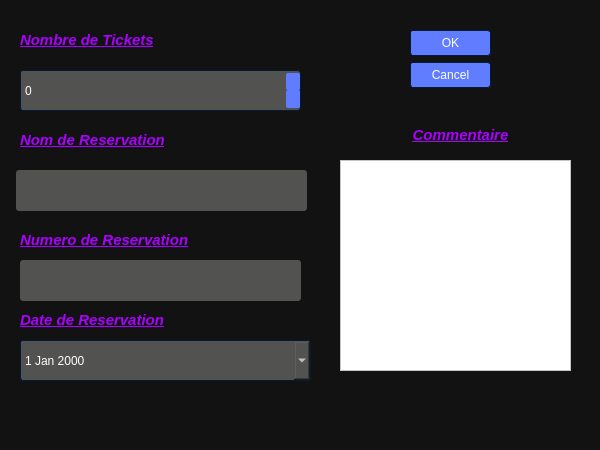
<?xml version="1.0" encoding="UTF-8"?>
<ui version="4.0">
 <class>add_class</class>
 <widget class="QDialog" name="add_class">
  <property name="geometry">
   <rect>
    <x>0</x>
    <y>0</y>
    <width>600</width>
    <height>450</height>
   </rect>
  </property>
  <property name="windowTitle">
   <string>Dialog</string>
  </property>
  <property name="toolTip">
   <string>&lt;html&gt;&lt;head/&gt;&lt;body&gt;&lt;p&gt;&lt;span style=&quot; font-weight:600; font-style:italic; text-decoration: underline; color:#aa00ff;&quot;&gt;Nombre de Reservation&lt;/span&gt;&lt;/p&gt;&lt;/body&gt;&lt;/html&gt;</string>
  </property>
  <property name="whatsThis">
   <string>&lt;html&gt;&lt;head/&gt;&lt;body&gt;&lt;p&gt;&lt;span style=&quot; font-weight:600; font-style:italic; text-decoration: underline; color:#aa55ff;&quot;&gt;Nombre de Reservation&lt;/span&gt;&lt;/p&gt;&lt;/body&gt;&lt;/html&gt;</string>
  </property>
  <property name="styleSheet">
   <string notr="true">
/*-----QWidget-----*/
QWidget
{
	background-color: #121212;
	color: #ffffff;
	border-color: #051a39;

}


/*-----QLabel-----*/
QLabel
{
	background-color: transparent;
	color: #ffffff;

}


QLabel::disabled
{
	background-color: transparent;
	color: #656565;

}


/*-----QMenuBar-----*/
QMenuBar
{
	background-color: #0a0a0a;
	color: #ffffff;
	border-color: #051a39;

}


QMenuBar::disabled
{
	background-color: #404040;
	color: #656565;
	border-color: #051a39;

}


QMenuBar::item
{
    background-color: transparent;

}


QMenuBar::item:selected
{
    background-color: #607cff;
    border: 1px solid #41cd52;

}


QMenuBar::item:pressed
{
    background-color: #4969ff;
    border: 1px solid #000;
    margin-bottom: -1px;
    padding-bottom: 1px;

}


/*-----QMenu-----*/
QMenu
{
    background-color: #121212;
    border: 1px solid;
    color: #ffffff;

}


QMenu::separator
{
    height: 1px;
    background-color: #6d8eff;
    color: #ffffff;
    padding-left: 4px;
    margin-left: 10px;
    margin-right: 5px;

}


QMenu::item
{
    min-width : 150px;
    padding: 3px 20px 3px 20px;

}


QMenu::item:selected
{
    background-color: #4969ff;
    color: #ffffff;

}


QMenu::item:disabled
{
    color: #262626;
}


/*-----QToolTip-----*/
QToolTip
{
	border : 1px solid #000000;
	background-color: #26264f;
	color: #ffffff;
	border-color: #051a39;

}


/*-----QPushButton-----*/
QPushButton
{
	background-color: #607cff;
	color: #ffffff;
	border-style: solid;
	border-width: 1px;
	border-radius: 3px;
	border-color: #051a39;
	padding: 5px;

}


QPushButton::disabled
{
	background-color: #404040;
	color: #656565;
	border-color: #051a39;

}


QPushButton::hover
{
	background-color: #8399ff;
	color: #ffffff;
	border-style: solid;
	border-width: 1px;
	border-radius: 3px;
	border-color: #051a39;
	padding: 5px;

}


QPushButton::pressed
{
	background-color: #4969ff;
	color: #ffffff;
	border-style: solid;
	border-width: 1px;
	border-radius: 3px;
	border-color: #051a39;
	padding: 5px;

}


/*-----QToolButton-----*/
QToolButton
{
	background-color: #607cff;
	color: #ffffff;
	border-width: 1px;
	border-radius: 3px;
	border-color: #051a39;
	padding: 3px;

}


QToolButton::disabled
{
	background-color: #404040;
	color: #656565;
	border-color: #051a39;

}


QToolButton::hover
{
	background-color: #8399ff;
	color: #ffffff;
	border-width: 1px;
	border-radius: 3px;
	border-color: #051a39;
	padding: 3px;

}


QToolButton::pressed
{
	background-color: #4969ff;
	color: #ffffff;
	border-width: 1px;
	border-radius: 3px;
	border-color: #051a39;
	padding: 3px;

}


/*-----QComboBox-----*/
QComboBox
{
    background-color: #607cff;
    border: 1px solid;
    border-radius: 3px;
    padding-left: 6px;
    color: #ffffff;
    height: 20px;

}


QComboBox::disabled
{
	background-color: #404040;
	color: #656565;
	border-color: #051a39;

}


QComboBox:hover
{
    background-color: #8399ff;

}


QComboBox:on
{
    background-color: #4969ff;

}


QComboBox QAbstractItemView
{
    background-color: #383838;
    color: #ffffff;
    border: 1px solid black;
    selection-background-color: #4969ff;
    selection-color: #ffffff;
    outline: 0;

}


QComboBox::drop-down
{
    subcontrol-origin: padding;
    subcontrol-position: top right;
    width: 15px;
    border-left-width: 0px;
    border-left-color: darkgray;
    border-left-style: solid; 
    border-top-right-radius: 3px; 
    border-bottom-right-radius: 3px;

}


QComboBox::down-arrow
{
    image: url(://arrow-down.png);
    width: 8px;
    height: 8px;
}


/*-----QSpinBox &amp; QDoubleSpinBox &amp; QDateTimeEdit-----*/
QSpinBox, 
QDoubleSpinBox,
QDateTimeEdit
{
	background-color: #525251;
	color: #ffffff;
	border: 1px solid #051a39;
	border-radius: 3px;
	padding : 2px;

}


QSpinBox::disabled, 
QDoubleSpinBox::disabled,
QDateTimeEdit::disabled
{
	background-color: #404040;
	color: #656565;
	border-color: #051a39;

}


QSpinBox:hover, 
QDoubleSpinBox::hover,
QDateTimeEdit::hover
{
    background-color: #626262;
    border: 1px solid #607cff;
    color:  #fff;
    padding: 2px

}


QSpinBox::up-button, QSpinBox::down-button,
QDoubleSpinBox::up-button, QDoubleSpinBox::down-button,
QDateTimeEdit::up-button, QDateTimeEdit::down-button
{
    background-color: #607cff;
	border-radius: 2px;

}


QSpinBox::disabled, 
QDoubleSpinBox::disabled,
QDateTimeEdit::disabled
{
	background-color: #404040;
	color: #656565;
	border-color: #051a39;

}


QSpinBox::up-button:hover, QSpinBox::down-button:hover,
QDoubleSpinBox::up-button:hover, QDoubleSpinBox::down-button:hover,
QDateTimeEdit::up-button:hover, QDateTimeEdit::down-button:hover
{
    background-color: #8399ff;
    border: 1px solid #8399ff;

}


QSpinBox::up-button:disabled, QSpinBox::down-button:disabled,
QDoubleSpinBox::up-button:disabled, QDoubleSpinBox::down-button:disabled,
QDateTimeEdit::up-button:disabled, QDateTimeEdit::down-button:disabled
{
	background-color: #404040;
	color: #656565;
	border-color: #051a39;

}


QSpinBox::up-button:pressed, QSpinBox::down-button:pressed,
QDoubleSpinBox::up-button:pressed, QDoubleSpinBox::down-button::pressed,
QDateTimeEdit::up-button:pressed, QDateTimeEdit::down-button::pressed
{
    background-color: #4969ff;
    border: 1px solid #4969ff;

}


QSpinBox::down-arrow,
QDoubleSpinBox::down-arrow,
QDateTimeEdit::down-arrow
{
    image: url(://arrow-down.png);
    width: 7px;

}


QSpinBox::up-arrow,
QDoubleSpinBox::up-arrow,
QDateTimeEdit::up-arrow
{
    image: url(://arrow-up.png);
    width: 7px;

}


/*-----QLineEdit-----*/
QLineEdit
{
	background-color: #525251;
	color: #ffffff;
	border-width: 1px;
	border-radius: 3px;
	border-color: #051a39;
	padding: 2px;

}


QLineEdit::disabled
{
	background-color: #404040;
	color: #656565;
	border-width: 1px;
	border-radius: 3px;
	border-color: #051a39;
	padding: 2px;

}


/*-----QTextEdit-----*/
QTextEdit
{
	background-color: #ffffff;
	color: #010201;
	border-color: #051a39;

}


QTextEdit::disabled
{
	background-color: #404040;
	color: #656565;
	border-color: #051a39;

}


/*-----QGroupBox-----*/
QGroupBox 
{
    border: 1px solid;
    border-color: #607cff;
    margin-top: 22px;

}


QGroupBox::title  
{
    background-color: #607cff;
    color: #ffffff;
    subcontrol-origin: margin;
    subcontrol-position: top left;
    padding: 5px;
	border-top-left-radius: 3px;
	border-top-right-radius: 3px;

}


QGroupBox::title::disabled
{
	background-color: #404040;
	color: #656565;
    subcontrol-origin: margin;
    subcontrol-position: top left;
    padding: 5px;
	border-top-left-radius: 3px;
	border-top-right-radius: 3px;

}


/*-----QCheckBox-----*/
QCheckBox::indicator
{
    color: #b1b1b1;
    background-color: #323232;
    border: 1px solid #b1b1b1;
    width: 12px;
    height: 12px;

}


QCheckBox::indicator:checked
{
    image:url(://checkbox.png);
    border: 1px solid #607cff;

}


QCheckBox::indicator:unchecked:hover
{
    border: 1px solid #607cff;

}


QCheckBox::disabled
{
	color: #656565;

}


QCheckBox::indicator:disabled
{
	background-color: #656565;
	color: #656565;
    border: 1px solid #656565;

}


/*-----QRadioButton-----*/
QRadioButton::indicator::unchecked
{ 
	border: 2px inset gray; 
	border-radius: 5px; 
	background-color:  #fff;
	width: 9px; 
	height: 9px; 

}


QRadioButton::indicator::unchecked:hover
{ 
	border: 2px solid #607cff; 
	border-radius: 5px; 
	background-color:  #fff;
	width: 9px; 
	height: 9px; 

}


QRadioButton::indicator::checked
{ 
	border: 2px inset darkgray; 
	border-radius: 5px; 
	background-color: #4969ff; 
	width: 9px; 
	height: 9px; 

}


QRadioButton::disabled
{
	color: #656565;

}


QRadioButton::indicator:disabled
{
	background-color: #656565;
	color: #656565;
    border: 2px solid #656565;

}


/*-----QTableView &amp; QTableWidget-----*/
QTableView
{
    background-color: #242526;
    border: 1px solid #32414B;
    color: #f0f0f0;
    gridline-color: #8faaff;
    outline : 0;

}


QTableView::disabled
{
    background-color: #242526;
    border: 1px solid #32414B;
    color: #656565;
    gridline-color: #656565;
    outline : 0;

}


QTableView::item:hover 
{
    background-color: #26264f;
    color: #f0f0f0;

}


QTableView::item:selected 
{
    background-color: #1a1b1c;
    border: 2px solid #4969ff;
    color: #F0F0F0;

}


QTableView::item:selected:disabled
{
    background-color: #1a1b1c;
    border: 2px solid #525251;
    color: #656565;

}


QTableCornerButton::section
{
    background-color: #505050;
    color: #fff;

}


QHeaderView::section
{
    background-color: #525251;
    color: #fff;
    text-align: left;
	padding: 4px;
	
}


QHeaderView::section:disabled
{
    background-color: #525251;
    color: #656565;

}


QHeaderView::section:checked
{
    color: #fff;
    background-color: #4969ff;

}


QHeaderView::section:checked:disabled
{
    color: #656565;
    background-color: #525251;

}


QHeaderView::section::vertical::first,
QHeaderView::section::vertical::only-one
{
    border-top: 1px solid #353635;

}


QHeaderView::section::vertical
{
    border-top: 1px solid #353635;

}


QHeaderView::section::horizontal::first,
QHeaderView::section::horizontal::only-one
{
    border-left: 1px solid #353635;

}


QHeaderView::section::horizontal
{
    border-left: 1px solid #353635;

}


/*-----QTabWidget-----*/
QTabBar::tab
{
	background-color: #262626;
	color: #ffffff;
	border-style: solid;
	border-width: 1px;
	border-top-left-radius: 3px;
	border-top-right-radius: 3px;
	border-color: #051a39;
	padding: 5px;

}


QTabBar::tab:disabled
{
	background-color: #656565;
	color: #656565;

}


QTabWidget::pane 
{
	background-color: #262626;
	color: #ffffff;
    border: 1px solid;
    border-color: #607cff;

}


QTabBar::tab:selected
{
    background-color: #607cff;
	color: #ffffff;
	border-style: solid;
	border-width: 1px;
	border-top-left-radius: 3px;
	border-top-right-radius: 3px;
	border-color: #051a39;
	padding: 5px;

}


QTabBar::tab:selected:disabled
{
	background-color: #404040;
	color: #656565;

}


QTabBar::tab:!selected 
{
    background-color: #262626;

}


QTabBar::tab:!selected:hover 
{
    background-color: #8399ff;

}


QTabBar::tab:top:!selected 
{
    margin-top: 3px;

}


QTabBar::tab:bottom:!selected 
{
    margin-bottom: 3px;

}


QTabBar::tab:top, QTabBar::tab:bottom 
{
    min-width: 8ex;
    margin-right: -1px;
    padding: 5px 10px 5px 10px;

}


QTabBar::tab:top:selected 
{
    border-bottom-color: none;

}


QTabBar::tab:bottom:selected 
{
    border-top-color: none;

}


QTabBar::tab:top:last, QTabBar::tab:bottom:last,
QTabBar::tab:top:only-one, QTabBar::tab:bottom:only-one 
{
    margin-right: 0;

}


QTabBar::tab:left:!selected 
{
    margin-right: 3px;

}


QTabBar::tab:right:!selected
{
    margin-left: 3px;

}


QTabBar::tab:left, QTabBar::tab:right 
{
    min-height: 8ex;
    margin-bottom: -1px;
    padding: 10px 5px 10px 5px;

}


QTabBar::tab:left:selected 
{
    border-left-color: none;

}


QTabBar::tab:right:selected 
{
    border-right-color: none;

}


QTabBar::tab:left:last, QTabBar::tab:right:last,
QTabBar::tab:left:only-one, QTabBar::tab:right:only-one 
{
    margin-bottom: 0;

}


/*-----QSlider-----*/
QSlider::groove:horizontal 
{
	background-color: transparent;
	height: 5px;

}


QSlider::sub-page:horizontal 
{
	background-color: #607cff;

}


QSlider::add-page:horizontal 
{
	background-color: #666765;

}


QSlider::handle:horizontal 
{
	background-color: #607cff;
	width: 14px;
	margin-top: -6px;
	margin-bottom: -6px;
	border-radius: 3px;

}


QSlider::handle:horizontal:hover 
{
	background-color: #607cff;
	border-radius: 3px;

}


QSlider::sub-page:horizontal:disabled 
{
	background-color: #bbb;
	border-color: #999;

}


QSlider::add-page:horizontal:disabled 
{
	background-color: #eee;
	border-color: #999;

}


QSlider::handle:horizontal:disabled 
{
	background-color: #eee;
	border: 1px solid #aaa;
	border-radius: 3px;

}


QSlider::groove:vertical 
{
	background-color: transparent;
	width: 5px;

}


QSlider::sub-page:vertical 
{
	background-color: #607cff;

}


QSlider::add-page:vertical 
{
	background-color: #666765;

}


QSlider::handle:vertical 
{
	background-color: #607cff;
	height: 14px;
	margin-left: -6px;
	margin-right: -6px;
	border-radius: 3px;

}


QSlider::handle:vertical:hover 
{
	background-color: #607cff;
	border-radius: 3px;

}


QSlider::sub-page:vertical:disabled 
{
	background-color: #bbb;
	border-color: #999;

}


QSlider::add-page:vertical:disabled 
{
	background-color: #eee;
	border-color: #999;

}


QSlider::handle:vertical:disabled 
{
	background-color: #eee;
	border: 1px solid #aaa;
	border-radius: 3px;

}


/*-----QDial-----*/
QDial
{
	background-color: #607cff;

}


QDial::disabled
{
	background-color: #404040;

}


/*-----QScrollBar-----*/
QScrollBar:horizontal
{
    border: 1px solid #222222;
    background-color: #3d3d3d;
    height: 13px;
    margin: 0px 16px 0 16px;

}


QScrollBar::handle:horizontal
{
    background: #607cff;
    min-height: 20px;

}


QScrollBar::add-line:horizontal
{
    border: 1px solid #1b1b19;
    background-color: #607cff;
    width: 14px;
    subcontrol-position: right;
    subcontrol-origin: margin;

}


QScrollBar::sub-line:horizontal
{
    border: 1px solid #1b1b19;
    background-color: #607cff;
    width: 14px;
    subcontrol-position: left;
    subcontrol-origin: margin;

}


QScrollBar::right-arrow:horizontal
{
    image: url(://arrow-right.png);
    width: 6px;
    height: 6px;

}


QScrollBar::left-arrow:horizontal
{
    image: url(://arrow-left.png);
    width: 6px;
    height: 6px;

}


QScrollBar::add-page:horizontal, QScrollBar::sub-page:horizontal
{
    background: none;

}


QScrollBar:vertical
{
    background-color: #3d3d3d;
    width: 13px;
    margin: 16px 0 16px 0;
    border: 1px solid #222222;

}


QScrollBar::handle:vertical
{
    background-color: #607cff;
    min-height: 20px;

}


QScrollBar::add-line:vertical
{
    border: 1px solid #1b1b19;
    background-color: #607cff;
    height: 14px;
    subcontrol-position: bottom;
    subcontrol-origin: margin;

}


QScrollBar::sub-line:vertical
{
    border: 1px solid #1b1b19;
    background-color: #607cff;
    height: 14px;
    subcontrol-position: top;
    subcontrol-origin: margin;

}


QScrollBar::up-arrow:vertical
{
    image: url(://arrow-up.png);
    width: 6px;
    height: 6px;

}


QScrollBar::down-arrow:vertical
{
    image: url(://arrow-down.png);
    width: 6px;
    height: 6px;

}


QScrollBar::add-page:vertical, QScrollBar::sub-page:vertical
{
    background: none;

}


/*-----QProgressBar-----*/
QProgressBar
{
	background-color: #383838;
	color: #ffffff;
	border: 1px solid #607cff;
	border-radius: 3px;
	text-align: center;

}


QProgressBar::chunk {
	background-color: #607cff;
	color: #fff;

}


QProgressBar::chunk:disabled {
	background-color: #656565;
	border: 1px solid #aaa;
	color: #656565;
}


/*-----QStatusBar-----*/
QStatusBar
{
	background-color: #0a0a0a;
	color: #ffffff;
	border-color: #051a39;

}


</string>
  </property>
  <widget class="QDialogButtonBox" name="buttonBox_res">
   <property name="geometry">
    <rect>
     <x>410</x>
     <y>30</y>
     <width>81</width>
     <height>91</height>
    </rect>
   </property>
   <property name="maximumSize">
    <size>
     <width>81</width>
     <height>16777215</height>
    </size>
   </property>
   <property name="orientation">
    <enum>Qt::Vertical</enum>
   </property>
   <property name="standardButtons">
    <set>QDialogButtonBox::Cancel|QDialogButtonBox::Ok</set>
   </property>
  </widget>
  <widget class="QTextEdit" name="texte_res">
   <property name="geometry">
    <rect>
     <x>340</x>
     <y>160</y>
     <width>231</width>
     <height>211</height>
    </rect>
   </property>
  </widget>
  <widget class="QLineEdit" name="num">
   <property name="geometry">
    <rect>
     <x>20</x>
     <y>260</y>
     <width>281</width>
     <height>41</height>
    </rect>
   </property>
  </widget>
  <widget class="QDateEdit" name="date_res">
   <property name="geometry">
    <rect>
     <x>20</x>
     <y>340</y>
     <width>291</width>
     <height>41</height>
    </rect>
   </property>
   <property name="calendarPopup">
    <bool>true</bool>
   </property>
  </widget>
  <widget class="QLineEdit" name="nom">
   <property name="geometry">
    <rect>
     <x>16</x>
     <y>170</y>
     <width>291</width>
     <height>41</height>
    </rect>
   </property>
  </widget>
  <widget class="QLabel" name="label">
   <property name="geometry">
    <rect>
     <x>20</x>
     <y>20</y>
     <width>221</width>
     <height>41</height>
    </rect>
   </property>
   <property name="text">
    <string>&lt;html&gt;&lt;head/&gt;&lt;body&gt;&lt;p&gt;&lt;span style=&quot; font-size:11pt; font-weight:600; font-style:italic; text-decoration: underline; color:#aa00ff;&quot;&gt;Nombre de Tickets&lt;/span&gt;&lt;/p&gt;&lt;/body&gt;&lt;/html&gt;</string>
   </property>
  </widget>
  <widget class="QLabel" name="label_2">
   <property name="geometry">
    <rect>
     <x>20</x>
     <y>120</y>
     <width>231</width>
     <height>41</height>
    </rect>
   </property>
   <property name="text">
    <string>&lt;html&gt;&lt;head/&gt;&lt;body&gt;&lt;p&gt;&lt;span style=&quot; font-size:11pt; font-weight:600; font-style:italic; text-decoration: underline; color:#aa00ff;&quot;&gt;Nom de Reservation&lt;/span&gt;&lt;/p&gt;&lt;/body&gt;&lt;/html&gt;</string>
   </property>
  </widget>
  <widget class="QLabel" name="label_3">
   <property name="geometry">
    <rect>
     <x>20</x>
     <y>220</y>
     <width>261</width>
     <height>41</height>
    </rect>
   </property>
   <property name="text">
    <string>&lt;html&gt;&lt;head/&gt;&lt;body&gt;&lt;p&gt;&lt;span style=&quot; font-size:11pt; font-weight:600; font-style:italic; text-decoration: underline; color:#aa00ff;&quot;&gt;Numero de Reservation&lt;/span&gt;&lt;/p&gt;&lt;/body&gt;&lt;/html&gt;</string>
   </property>
  </widget>
  <widget class="QLabel" name="label_4">
   <property name="geometry">
    <rect>
     <x>20</x>
     <y>300</y>
     <width>191</width>
     <height>41</height>
    </rect>
   </property>
   <property name="text">
    <string>&lt;html&gt;&lt;head/&gt;&lt;body&gt;&lt;p&gt;&lt;span style=&quot; font-size:11pt; font-weight:600; font-style:italic; text-decoration: underline; color:#aa00ff;&quot;&gt;Date de Reservation&lt;/span&gt;&lt;/p&gt;&lt;/body&gt;&lt;/html&gt;</string>
   </property>
  </widget>
  <widget class="QLabel" name="label_5">
   <property name="geometry">
    <rect>
     <x>350</x>
     <y>120</y>
     <width>221</width>
     <height>31</height>
    </rect>
   </property>
   <property name="minimumSize">
    <size>
     <width>141</width>
     <height>31</height>
    </size>
   </property>
   <property name="text">
    <string>&lt;html&gt;&lt;head/&gt;&lt;body&gt;&lt;p align=&quot;center&quot;&gt;&lt;span style=&quot; font-size:11pt; font-weight:600; font-style:italic; text-decoration: underline; color:#aa00ff;&quot;&gt;Commentaire&lt;/span&gt;&lt;/p&gt;&lt;/body&gt;&lt;/html&gt;</string>
   </property>
  </widget>
  <widget class="QSpinBox" name="nb">
   <property name="geometry">
    <rect>
     <x>20</x>
     <y>70</y>
     <width>281</width>
     <height>41</height>
    </rect>
   </property>
  </widget>
 </widget>
 <resources/>
 <connections>
  <connection>
   <sender>buttonBox_res</sender>
   <signal>accepted()</signal>
   <receiver>add_class</receiver>
   <slot>accept()</slot>
   <hints>
    <hint type="sourcelabel">
     <x>248</x>
     <y>254</y>
    </hint>
    <hint type="destinationlabel">
     <x>157</x>
     <y>274</y>
    </hint>
   </hints>
  </connection>
  <connection>
   <sender>buttonBox_res</sender>
   <signal>rejected()</signal>
   <receiver>add_class</receiver>
   <slot>reject()</slot>
   <hints>
    <hint type="sourcelabel">
     <x>316</x>
     <y>260</y>
    </hint>
    <hint type="destinationlabel">
     <x>286</x>
     <y>274</y>
    </hint>
   </hints>
  </connection>
 </connections>
</ui>
